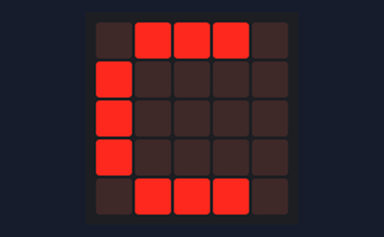
Bench run of a program on a simulated BBC micro:bit running MicroPython. Parts: the board's 5×5 LED display. At 16.0 s the program stops and its outputs stay as they are.

Above: at 0.1 s.
At 1.1 s:
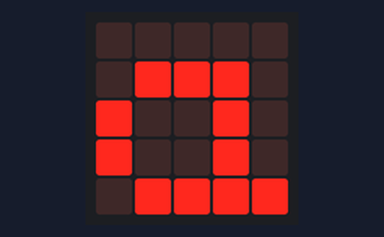
At 3.1 s:
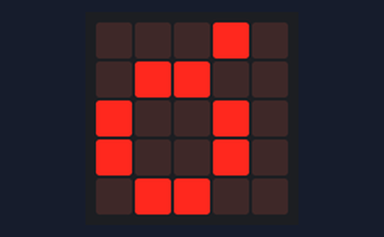
At 7.1 s:
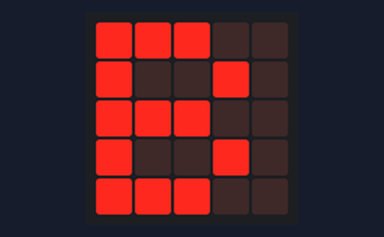
At 11.1 s:
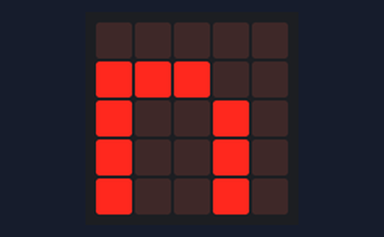
At 15.1 s:
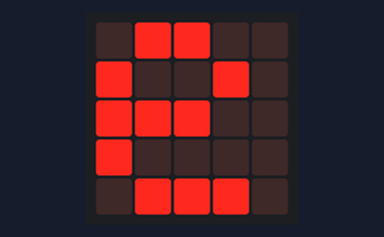

The program:

imprimir-espanol-main.py
```python
# Mostar texto en Español
# Autor: Daniel Jaramillo

# Este programa demuestra como mostrar en la pantalla del micro:bit caracteres en español
# como la letra eñe o las vocales con tilde.

# El programa solo incluye algunas letras de ejemplo para que el estudiante implemente las
# letras faltantes.

from microbit import *

class DisplayEspannol():

    @staticmethod
    def show(texto):
        for letra in texto:
            if letra is 'ñ':
                display.show(Image('99990:'
                                   '00000:'
                                   '99900:'
                                   '90090:'
                                   '90090'))
            elif letra is 'á':
                display.show(Image('00090:'
                                   '09900:'
                                   '90090:'
                                   '99990:'
                                   '90090'))
            elif letra is 'ó':
                display.show(Image('00090:'
                                   '09900:'
                                   '90090:'
                                   '90090:'
                                   '09900'))
            else:
                display.show(letra)
            sleep(1000)

DisplayEspannol.show("Cañón")
display.clear()
sleep(2000)
DisplayEspannol.show("Bañándose")
```

Measured:
- what the display in image 1 shows lasts 1.0 s, from 1.0 s to 2.0 s
